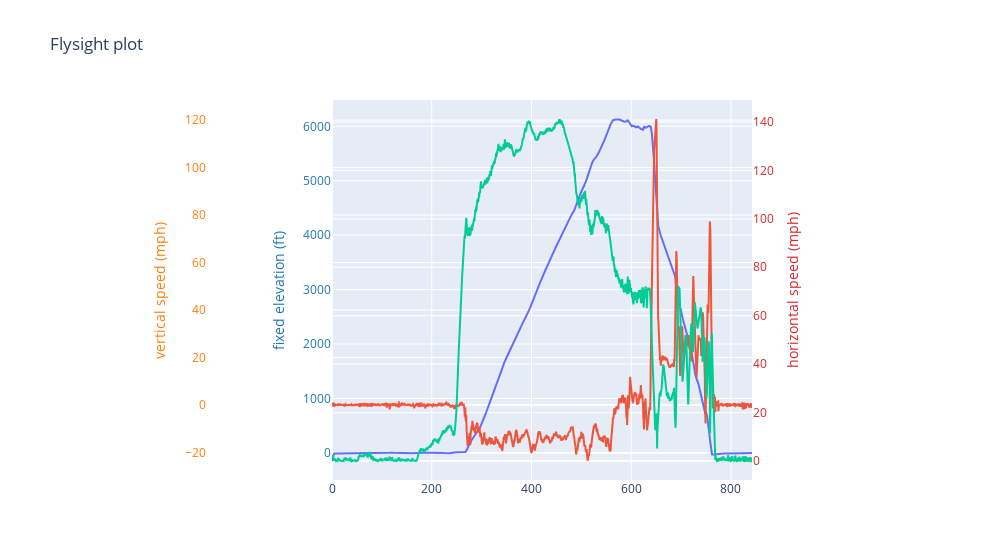

Source (notebook cell):
### Code cell
import plotly.graph_objects as go

fig = go.Figure()

fig.add_trace(go.Scatter(
    x=df.time,
    y=df.fixed_elevation,
    name="fixed elevation (ft)"
))


fig.add_trace(go.Scatter(
    x=df.time,
    y=df.vertical_speed,
    name="vertical speed",
    yaxis="y2"
))

fig.add_trace(go.Scatter(
    x=df.time,
    y=df.horizontal_speed,
    name="horizontal speed",
    yaxis="y3"
))

# Create axis objects
fig.update_layout(
    xaxis=dict(
        domain=[0.3, 0.8]
    ),
    yaxis=dict(
        title="fixed elevation (ft)",
        titlefont=dict(
            color="#1f77b4"
        ),
        tickfont=dict(
            color="#1f77b4"
        )
    ),
    yaxis2=dict(
        title="vertical speed (mph)",
        titlefont=dict(
            color="#ff7f0e"
        ),
        tickfont=dict(
            color="#ff7f0e"
        ),
        anchor="free",
        overlaying="y",
        side="left",
        position=0.15
    ),
    yaxis3=dict(
        title="horizontal speed (mph)",
        titlefont=dict(
            color="#d62728"
        ),
        tickfont=dict(
            color="#d62728"
        ),
        anchor="x",
        overlaying="y",
        side="right"
    )
)

# Update layout properties
fig.update_layout(
    title_text="Flysight plot",
    width=1000,
    showlegend=False,
)
fig.show()

### Figure 1 — Plotly figure (JSON) as saved in the notebook; plotly's stock layout.template omitted (floating-point values rounded to 4 significant figures; data arrays with more than 128 entries replaced by an {"elided": "..."} marker saying what was removed)
{"data": [{"name": "fixed elevation (ft)", "type": "scatter", "x": {"elided": "4212 float values"}, "y": {"elided": "4212 float values"}}, {"name": "vertical speed", "type": "scatter", "x": {"elided": "4212 float values"}, "y": {"elided": "4212 float values"}, "yaxis": "y2"}, {"name": "horizontal speed", "type": "scatter", "x": {"elided": "4212 float values"}, "y": {"elided": "4212 float values"}, "yaxis": "y3"}], "layout": {"showlegend": false, "title": {"text": "Flysight plot"}, "width": 1000, "xaxis": {"domain": [0.3, 0.8]}, "yaxis": {"tickfont": {"color": "#1f77b4"}, "title": {"font": {"color": "#1f77b4"}, "text": "fixed elevation (ft)"}}, "yaxis2": {"anchor": "free", "overlaying": "y", "position": 0.15, "side": "left", "tickfont": {"color": "#ff7f0e"}, "title": {"font": {"color": "#ff7f0e"}, "text": "vertical speed (mph)"}}, "yaxis3": {"anchor": "x", "overlaying": "y", "side": "right", "tickfont": {"color": "#d62728"}, "title": {"font": {"color": "#d62728"}, "text": "horizontal speed (mph)"}}}}
